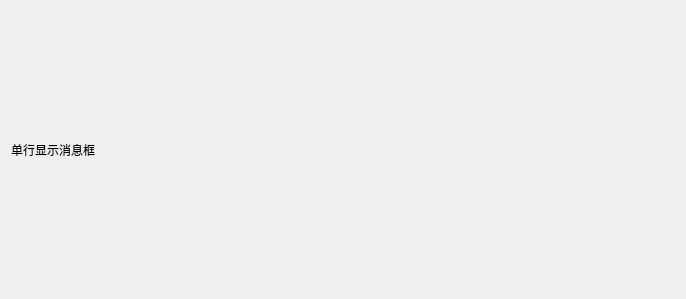
<?xml version="1.0" encoding="UTF-8"?>
<ui version="4.0">
 <class>MessageLineText</class>
 <widget class="QWidget" name="MessageLineText">
  <property name="geometry">
   <rect>
    <x>0</x>
    <y>0</y>
    <width>686</width>
    <height>299</height>
   </rect>
  </property>
  <property name="windowTitle">
   <string>Form</string>
  </property>
  <layout class="QVBoxLayout" name="verticalLayout">
   <item>
    <widget class="QLabel" name="label">
     <property name="text">
      <string>单行显示消息框</string>
     </property>
    </widget>
   </item>
  </layout>
 </widget>
 <resources/>
 <connections/>
</ui>
